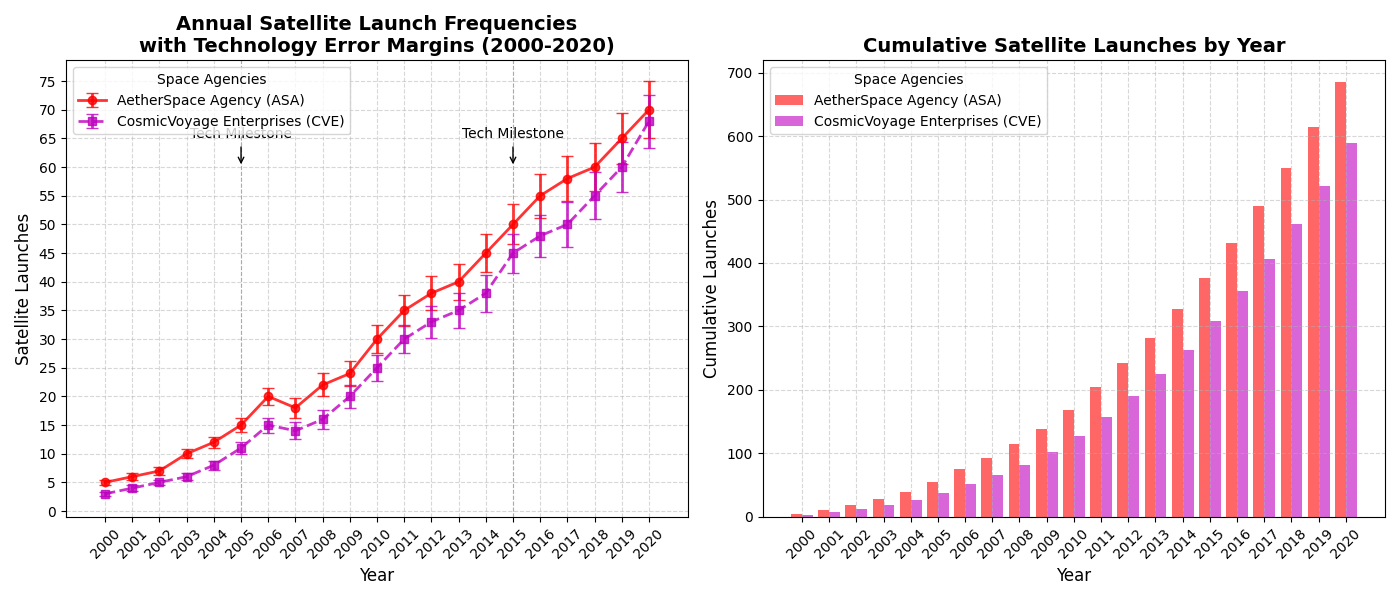

Recreate this plot in Python.
import matplotlib.pyplot as plt
import numpy as np

# Define the years
years = np.arange(2000, 2021)

# Satellite launches per year
asa_launches = [5, 6, 7, 10, 12, 15, 20, 18, 22, 24, 30, 35, 38, 40, 45, 50, 55, 58, 60, 65, 70]
cve_launches = [3, 4, 5, 6, 8, 11, 15, 14, 16, 20, 25, 30, 33, 35, 38, 45, 48, 50, 55, 60, 68]

# Error margins for launches
asa_errors = [0.5, 0.6, 0.7, 0.8, 1, 1.2, 1.5, 1.7, 2, 2.2, 2.5, 2.7, 3, 3.1, 3.3, 3.5, 3.8, 4, 4.2, 4.5, 5]
cve_errors = [0.4, 0.5, 0.5, 0.6, 0.8, 1, 1.3, 1.5, 1.7, 2, 2.3, 2.5, 2.8, 3, 3.2, 3.4, 3.6, 3.9, 4.1, 4.3, 4.6]

# Calculate cumulative launches
cumulative_asa = np.cumsum(asa_launches)
cumulative_cve = np.cumsum(cve_launches)

# Plot setup with subplots
fig, (ax1, ax2) = plt.subplots(1, 2, figsize=(14, 6), sharex=True)

# Line chart with error bars on the first subplot
ax1.errorbar(years, asa_launches, yerr=asa_errors, label='AetherSpace Agency (ASA)', fmt='-o',
             color='r', capsize=4, linestyle='-', linewidth=2, alpha=0.8)
ax1.errorbar(years, cve_launches, yerr=cve_errors, label='CosmicVoyage Enterprises (CVE)', fmt='-s',
             color='m', capsize=4, linestyle='--', linewidth=2, alpha=0.8)

# Add title, labels, and grid for the first subplot
ax1.set_title('Annual Satellite Launch Frequencies\nwith Technology Error Margins (2000-2020)', fontsize=14, fontweight='bold')
ax1.set_xlabel('Year', fontsize=12)
ax1.set_ylabel('Satellite Launches', fontsize=12)
ax1.legend(title='Space Agencies', loc='upper left', fontsize=10)
ax1.grid(True, linestyle='--', alpha=0.5)
ax1.axvline(x=2005, color='gray', linestyle='--', linewidth=0.8, alpha=0.5)
ax1.axvline(x=2015, color='gray', linestyle='--', linewidth=0.8, alpha=0.5)
ax1.annotate('Tech Milestone', xy=(2005, 60), xytext=(2005, 65),
             arrowprops=dict(facecolor='black', arrowstyle='->'), fontsize=10, ha='center')
ax1.annotate('Tech Milestone', xy=(2015, 60), xytext=(2015, 65),
             arrowprops=dict(facecolor='black', arrowstyle='->'), fontsize=10, ha='center')
ax1.set_xticks(years)
ax1.set_xticklabels(years, rotation=45)
ax1.set_yticks(np.arange(0, 80, 5))

# Bar chart for cumulative launches on the second subplot
ax2.bar(years - 0.2, cumulative_asa, width=0.4, label='AetherSpace Agency (ASA)', color='r', alpha=0.6)
ax2.bar(years + 0.2, cumulative_cve, width=0.4, label='CosmicVoyage Enterprises (CVE)', color='m', alpha=0.6)

# Add title, labels, and grid for the second subplot
ax2.set_title('Cumulative Satellite Launches by Year', fontsize=14, fontweight='bold')
ax2.set_xlabel('Year', fontsize=12)
ax2.set_ylabel('Cumulative Launches', fontsize=12)
ax2.legend(title='Space Agencies', loc='upper left', fontsize=10)
ax2.grid(True, linestyle='--', alpha=0.5)
ax2.set_xticks(years)
ax2.set_xticklabels(years, rotation=45)

# Adjust layout for clarity
plt.tight_layout()

# Show the plot
plt.show()
